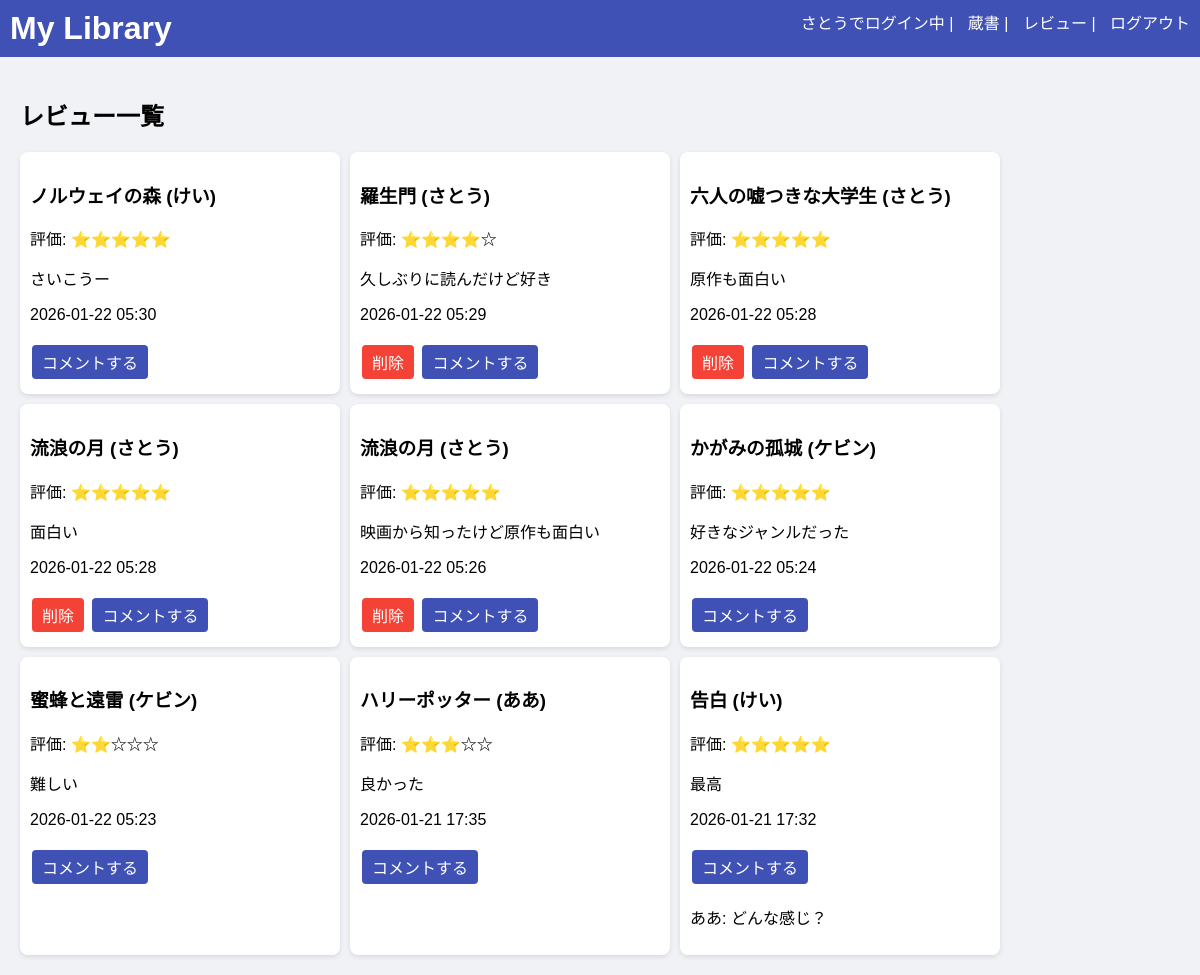
Screenshot of /reviews (signed in) with the database file from the repository.
### models.py (models this page shows)
class User(db.Model):
    id = db.Column(db.Integer, primary_key=True)
    username = db.Column(db.String(80), unique=True, nullable=False)
    password = db.Column(db.String(200), nullable=False)
    books = db.relationship('Book', backref='user', lazy=True)
    reviews = db.relationship('Review', backref='user', lazy=True)
    comments = db.relationship('Comment', backref='user', lazy=True)

class Review(db.Model):
    id = db.Column(db.Integer, primary_key=True)
    book_id = db.Column(db.Integer, db.ForeignKey('book.id'), nullable=False)
    user_id = db.Column(db.Integer, db.ForeignKey('user.id'), nullable=False)
    rating = db.Column(db.Integer)
    review_text = db.Column(db.Text)
    review_date = db.Column(db.DateTime, default=datetime.utcnow)
    comments = db.relationship('Comment', backref='review', lazy=True)

class Book(db.Model):
    id = db.Column(db.Integer, primary_key=True)
    title = db.Column(db.String(200), nullable=False)
    author = db.Column(db.String(100), nullable=False)
    genre = db.Column(db.String(50))
    status = db.Column(db.String(20))
    rating = db.Column(db.Integer, default=0)
    user_id = db.Column(db.Integer, db.ForeignKey('user.id'), nullable=False)
    reviews = db.relationship('Review', backref='book', lazy=True)

class Comment(db.Model):
    id = db.Column(db.Integer, primary_key=True)
    review_id = db.Column(db.Integer, db.ForeignKey('review.id'), nullable=False)
    user_id = db.Column(db.Integer, db.ForeignKey('user.id'), nullable=False)
    comment_text = db.Column(db.Text, nullable=False)
    comment_date = db.Column(db.DateTime, default=datetime.utcnow)

### app.py (the view)
@app.route('/reviews')
def reviews_page():
    if 'user_id' not in session:
        return redirect(url_for('login'))
    reviews = Review.query.order_by(Review.review_date.desc()).all()
    return render_template('reviews.html', reviews=reviews)

### templates/reviews.html (shortened to what this page needs)
{% extends "base.html" %}
{% block content %}
<h2>レビュー一覧</h2>
<div class="card-container">
{% for review in reviews %}
<div class="card">
    <h3>{{ review.book.title }} ({{ review.user.username }})</h3>
    <p>評価: {{ '⭐'*review.rating }}{{ '☆'*(5-review.rating) }}</p>
    <p>{{ review.review_text }}</p>
    <p>{{ review.review_date.strftime('%Y-%m-%d %H:%M') }}</p>
    {% if review.user_id == session.get('user_id') %}
        <a class="btn delete" href="{{ url_for('delete_review', review_id=review.id) }}" onclick="return confirm('レビューを削除しますか？')">削除</a>
    {% endif %}
    <a class="btn" href="{{ url_for('add_comment', review_id=review.id) }}">コメントする</a>
    <div class="comments">
        {% for comment in review.comments %}
        <p>{{ comment.user.username }}: {{ comment.comment_text }}
        </p>
        {% endfor %}
    </div>
</div>
{% endfor %}
</div>
{% endblock %}

### templates/base.html (shortened to what this page needs)
<!DOCTYPE html>
<html lang="ja">
<head>
    <link rel="stylesheet" href="{{ url_for('static', filename='style.css') }}">
</head>
<body>
    <header>
        <h1>My Library</h1>
        <nav>
            {% if session.get('user_id') %}
                <span>{{ session['username'] }}でログイン中</span> |
                <a href="{{ url_for('books_page') }}">蔵書</a> |
                <a href="{{ url_for('reviews_page') }}">レビュー</a> |
                <a href="{{ url_for('logout') }}">ログアウト</a>
            {% else %}
                <a href="{{ url_for('login') }}">ログイン</a> |
                <a href="{{ url_for('register') }}">登録</a>
            {% endif %}
        </nav>
    </header>
    <main>
        {% block content %}{% endblock %}
    </main>
</body>
</html>

### static/style.css (style rules this page uses)
body { font-family: Arial, sans-serif; margin: 0; padding: 0; background: #f0f2f5; }
header { background: #3f51b5; color: white; padding: 10px; }
header h1 { margin: 0; display: inline-block; }
nav { display: inline-block; float: right; }
nav a, nav span { color: white; margin-left: 10px; text-decoration: none; }
main { padding: 20px; }
.card-container { display: flex; flex-wrap: wrap; gap: 10px; }
.card { background: white; border-radius: 8px; padding: 10px; width: 300px; box-shadow: 0 2px 5px rgba(0,0,0,0.1); }
.btn { display: inline-block; padding: 5px 10px; margin: 5px 2px; background: #3f51b5; color: white; border-radius: 4px; text-decoration: none; }
.btn.delete { background: #f44336; }

### rows the page displays
User: username "さとう"
Review: book "ノルウェイの森", user.username "けい", rating "⭐⭐⭐⭐⭐", review_text "さいこうー", review_date "2026-01-22 05:30"
Review: book "羅生門", user.username "さとう", rating "⭐⭐⭐⭐", rating "☆", review_text "久しぶりに読んだけど好き", review_date "2026-01-22 05:29"
Review: book "六人の嘘つきな大学生", user.username "さとう", rating "⭐⭐⭐⭐⭐", review_text "原作も面白い", review_date "2026-01-22 05:28"
Review: book "流浪の月", user.username "さとう", rating "⭐⭐⭐⭐⭐", review_text "面白い", review_date "2026-01-22 05:28"
Review: book "流浪の月", user.username "さとう", rating "⭐⭐⭐⭐⭐", review_text "映画から知ったけど原作も面白い", review_date "2026-01-22 05:26"
Review: book "かがみの孤城", user.username "ケビン", rating "⭐⭐⭐⭐⭐", review_text "好きなジャンルだった", review_date "2026-01-22 05:24"
Review: book "蜜蜂と遠雷", user.username "ケビン", rating "⭐⭐", rating "☆☆☆", review_text "難しい", review_date "2026-01-22 05:23"
Review: book "ハリーポッター", user.username "ああ", rating "⭐⭐⭐", rating "☆☆", review_text "良かった", review_date "2026-01-21 17:35"
Review: book "告白", user.username "けい", rating "⭐⭐⭐⭐⭐", review_text "最高", review_date "2026-01-21 17:32"
Comment: user.username "ああ", comment_text "どんな感じ？"
